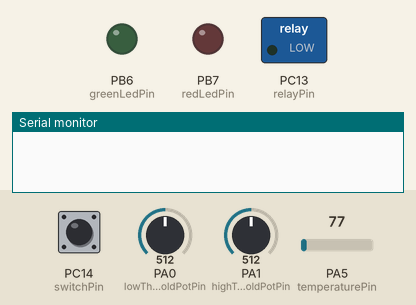
Simulated run of this program. Board: STM32 Blue Pill. On the bench: switched loads named in the program (green lamp = pin HIGH), output pins drawn as LEDs (lit = HIGH), the last lines printed to the serial monitor. The test bench sets the inputs (shaded band); at power-on: PA0 (lowThresholdPotPin) = 512, PA1 (highThresholdPotPin) = 512, PA5 (temperaturePin) = 77, PC14 (switchPin) LOW.

Above: at 0.1 s.
At 4.1 s:
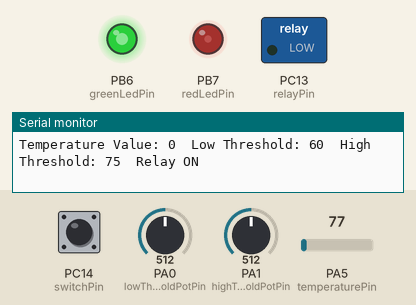
At 8.1 s:
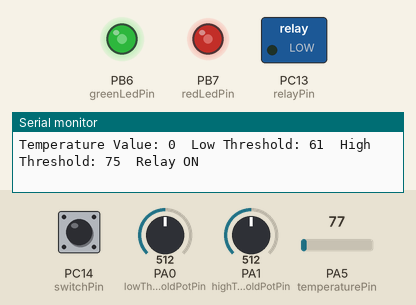
At 17.1 s:
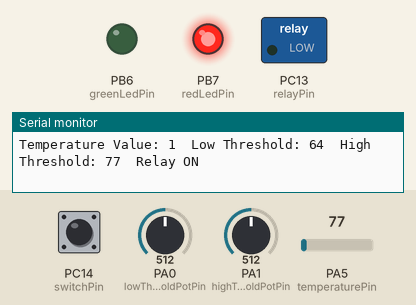
Timing chart, 0 to 18.6 s (numbered marks = the images above):
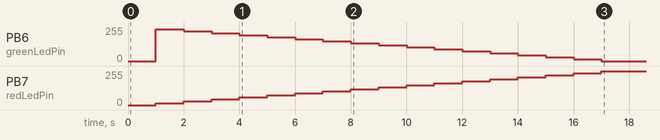

The program:

main.cpp
```cpp
#include <Arduino.h>

const int relayPin = PC13;
const int temperaturePin = PA5;
const int lowThresholdPotPin = PA0;
const int highThresholdPotPin = PA1;
const int switchPin = PC14;  // Switch input pin
const int redLedPin = PB7;    // PWM output pin for red LED
const int greenLedPin = PB6;  // PWM output pin for green LED
const int pwmFrequency = 1000;  // PWM frequency in Hz


int lowThreshold = 0;
int highThreshold = 0;
unsigned long previousMillis = 0;
int brightness = 0;
int fadeAmount = 5;  // Rate of brightness change
unsigned long delayInterval = 1000;  // Delay interval in milliseconds
const int numReadings = 20;  // Number of temperature readings for averaging
int temperatureReadings[numReadings];  // Array to store temperature readings
int lowThresholdReadings[numReadings];  // Array to store lowThresholdPot readings
int highThresholdReadings[numReadings];  // Array to store highThresholdPot readings
int currentReading = 0;  // Index of the current reading
int averageTemperature = 0;  // Average temperature value
int averageLowThreshold = 0;  // Average lowThresholdPot value
int averageHighThreshold = 0;  // Average highThresholdPot value
bool switchState = false;  // State of the switch

void setup() {

  pinMode(relayPin, OUTPUT);
  digitalWrite(relayPin, LOW);  // Set relay pin to LOW using internal pulldown resistor
  pinMode(redLedPin, OUTPUT);
  pinMode(greenLedPin, OUTPUT);
  pinMode(switchPin, INPUT_PULLDOWN);  // Set switch pin as input with internal pull-down resistor


  pinMode(temperaturePin, INPUT_ANALOG);
  pinMode(lowThresholdPotPin, INPUT_ANALOG);
  pinMode(highThresholdPotPin, INPUT_ANALOG);


  Serial.begin(9600);
}

void loop() {
  // Current time
  unsigned long currentMillis = millis();

  // Check if the delay interval has passed
  if (currentMillis - previousMillis >= delayInterval) {
    previousMillis = currentMillis; // Update the previous time

    // Read analog values
    int temperatureValue = analogRead(temperaturePin);

    // Store the current readings in the arrays
    temperatureReadings[currentReading] = temperatureValue;
    lowThresholdReadings[currentReading] = analogRead(lowThresholdPotPin);
    highThresholdReadings[currentReading] = analogRead(highThresholdPotPin);

    // Move to the next reading index
    currentReading++;
    if (currentReading >= numReadings) {
      currentReading = 0;  // Reset the reading index
    }

    // Calculate the average temperature
    averageTemperature = 0;
    for (int i = 0; i < numReadings; i++) {
      averageTemperature += temperatureReadings[i];
    }
    averageTemperature /= numReadings;

    // Calculate the average lowThresholdPot value
    averageLowThreshold = 0;
    for (int i = 0; i < numReadings; i++) {
      averageLowThreshold += lowThresholdReadings[i];
    }
    averageLowThreshold /= numReadings;

    // Calculate the average highThresholdPot value
    averageHighThreshold = 0;
    for (int i = 0; i < numReadings; i++) {
      averageHighThreshold += highThresholdReadings[i];
    }
    averageHighThreshold /= numReadings;

    int mappedTemperature = map(averageTemperature, 0, 4095, 0, 100);
    lowThreshold = map(averageLowThreshold, 0, 4095, 60, 100);


    switchState = digitalRead(switchPin);

    if (switchState) {
      // Switch is in the high state, increment highThreshold by 4 points
      highThreshold = map(averageHighThreshold, 0, 4095, 75, 95) + 4;
    } else {
      // Switch is in the low state, use highThresholdPot value as it is
      highThreshold = map(averageHighThreshold, 0, 4095, 75, 95);
    }

    // Print values
    Serial.print("Temperature Value: ");
    Serial.print(mappedTemperature);
    Serial.print("\tLow Threshold: ");
    Serial.print(lowThreshold);
    Serial.print("\tHigh Threshold: ");
    Serial.print(highThreshold);

    // Compare values and control relay
    if (mappedTemperature > highThreshold) {
      digitalWrite(relayPin, HIGH);  // Turn off the relay
      fadeAmount = -15;  // Decrease brightness
      Serial.println("\tRelay OFF");
    } else if (mappedTemperature <= lowThreshold) {
      digitalWrite(relayPin, LOW);  // Turn on the relay
      fadeAmount = 15;  // Increase brightness
      Serial.println("\tRelay ON");
    } else {
      //digitalWrite(relayPin, LOW);  // Set relay pin to LOW using internal pulldown resistor
      Serial.println("\t");
    }

    // Update LED brightness
    brightness += fadeAmount;
    if (brightness <= 0 || brightness >= 255) {
      // Reverse the fade direction
      fadeAmount = -fadeAmount;
    }

    if (mappedTemperature >= lowThreshold && mappedTemperature <= highThreshold) {
      // Adjust brightness levels based on temperature
      int brightnessRed = map(mappedTemperature, lowThreshold, highThreshold, 0, 255);
      int brightnessGreen = map(mappedTemperature, lowThreshold, highThreshold, 255, 0);
      analogWrite(redLedPin, brightnessRed);
      analogWrite(greenLedPin, brightnessGreen);
    } else {
      // Use default brightness
      analogWrite(redLedPin, brightness);
      analogWrite(greenLedPin, 255 - brightness);
    }
  }
}
```

Measured:
- by itself, PB7 (redLedPin): moves from 0/255 to 255/255 over 16.0 s
- by itself, PB6 (greenLedPin): 0/255 → 240/255 at 1.0 s, → 225/255 1.0 s later, → 210/255 1.0 s later, → 195/255 1.0 s later, … (17 changes in this stretch)
